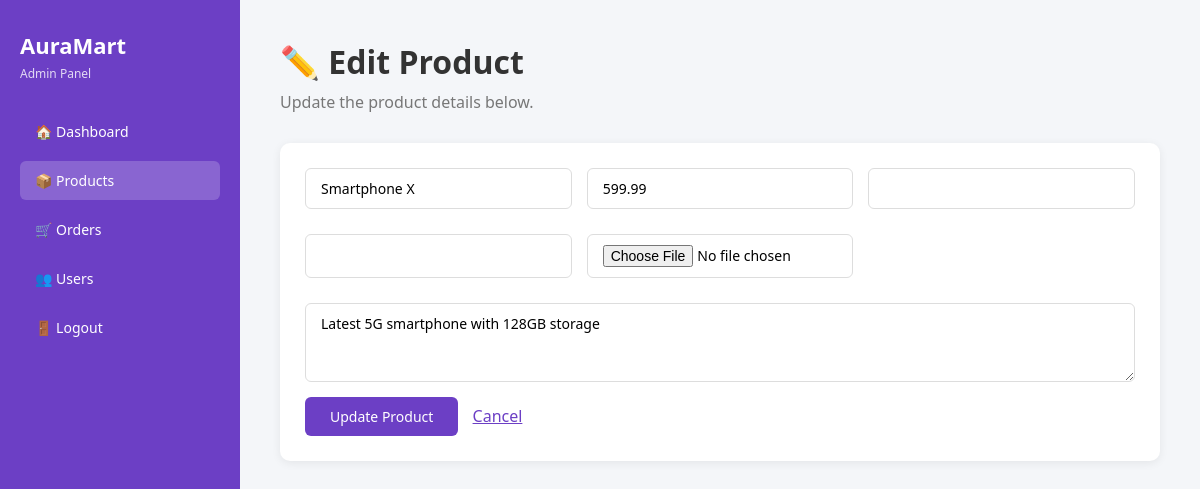
The app's page /Week5/admin/edit_product.php?id=1 (signed in) with its own data.
### tables this page shows
CREATE TABLE `products` (
  `id` int(11) NOT NULL,
  `name` varchar(200) NOT NULL,
  `description` text DEFAULT NULL,
  `price` decimal(10,2) NOT NULL,
  `image` varchar(255) DEFAULT 'placeholder.png',
  `category_id` int(11) DEFAULT NULL,
  `created_at` timestamp NOT NULL DEFAULT current_timestamp()
);

### Week5/admin/edit_product.php (the view, shortened to what this page needs)
<?php
include '../includes/db.php';
$id      = intval($_GET['id']);
$product = mysqli_fetch_assoc(mysqli_query($conn, "SELECT * FROM products WHERE id=$id"));
?>
<!DOCTYPE html>
<html lang="en">
<head>
    <link rel="stylesheet" href="../css/style.css">
    <link rel="stylesheet" href="../css/admin.css">
</head>
<body>
<div class="admin-wrapper">
    <div class="sidebar">
        <h2>AuraMart</h2>
        <p>Admin Panel</p>
        <nav>
            <a href="index.php">🏠 Dashboard</a>
            <a href="products.php" class="active">📦 Products</a>
            <a href="orders.php">🛒 Orders</a>
            <a href="users.php">👥 Users</a>
            <a href="../logout.php">🚪 Logout</a>
        </nav>
    </div>
    <div class="main-content">
        <h1>✏️ Edit Product</h1>
        <p>Update the product details below.</p>
        <div class="form-card">
            <form method="POST" enctype="multipart/form-data">
                <div class="form-grid">
                    <input type="text" name="name" value="<?php echo $product['name']; ?>" required>
                    <input type="number" name="price" value="<?php echo $product['price']; ?>" step="0.01" required>
                    <input type="number" name="stock" value="<?php echo $product['stock']; ?>" required>
                    <input type="text" name="category" value="<?php echo $product['category']; ?>">
                    <input type="file" name="image" accept="image/*">
                </div>
                <textarea name="description" rows="3"><?php echo $product['description']; ?></textarea>
                <button type="submit" name="update_product">Update Product</button>
                <a href="products.php" style="margin-left:10px; color:#6c3fc5;">Cancel</a>
            </form>
        </div>
    </div>
</div>
</body>
</html>

### Week5/css/style.css (style rules this page uses)
* { margin: 0; padding: 0; box-sizing: border-box; font-family: 'Segoe UI', sans-serif; }
body { background-color: #f4f6f9; min-height: 100vh; }

### Week5/css/admin.css (style rules this page uses)
.admin-wrapper { display: flex; min-height: 100vh; background: #f4f6f9; }
.sidebar { width: 240px; background: #6c3fc5; color: white; padding: 30px 20px; display: flex; flex-direction: column; }
.sidebar h2 { font-size: 22px; margin-bottom: 5px; }
.sidebar p { font-size: 12px; opacity: 0.8; margin-bottom: 30px; }
.sidebar nav { display: flex; flex-direction: column; gap: 10px; }
.sidebar nav a { color: white; text-decoration: none; padding: 10px 15px; border-radius: 6px; font-size: 14px; transition: background 0.3s; }
.sidebar nav a:hover, .sidebar nav a.active { background: rgba(255,255,255,0.2); }
.main-content { flex: 1; padding: 40px; }
.main-content h1 { color: #333; margin-bottom: 8px; }
.main-content p { color: #777; margin-bottom: 30px; }
.form-card { background: white; padding: 25px; border-radius: 10px; box-shadow: 0 2px 10px rgba(0,0,0,0.07); margin-bottom: 30px; }
.form-grid { display: grid; grid-template-columns: repeat(auto-fit, minmax(200px, 1fr)); gap: 15px; margin-bottom: 15px; }
.form-card input, .form-card textarea { width: 100%; padding: 10px 15px; border: 1px solid #ddd; border-radius: 6px; font-size: 14px; outline: none; margin-bottom: 10px; }
.form-card button { padding: 10px 25px; background: #6c3fc5; color: white; border: none; border-radius: 6px; cursor: pointer; font-size: 14px; }

### records on screen
products: name "Smartphone X", price "599.99", description "Latest 5G smartphone with 128GB storage"
